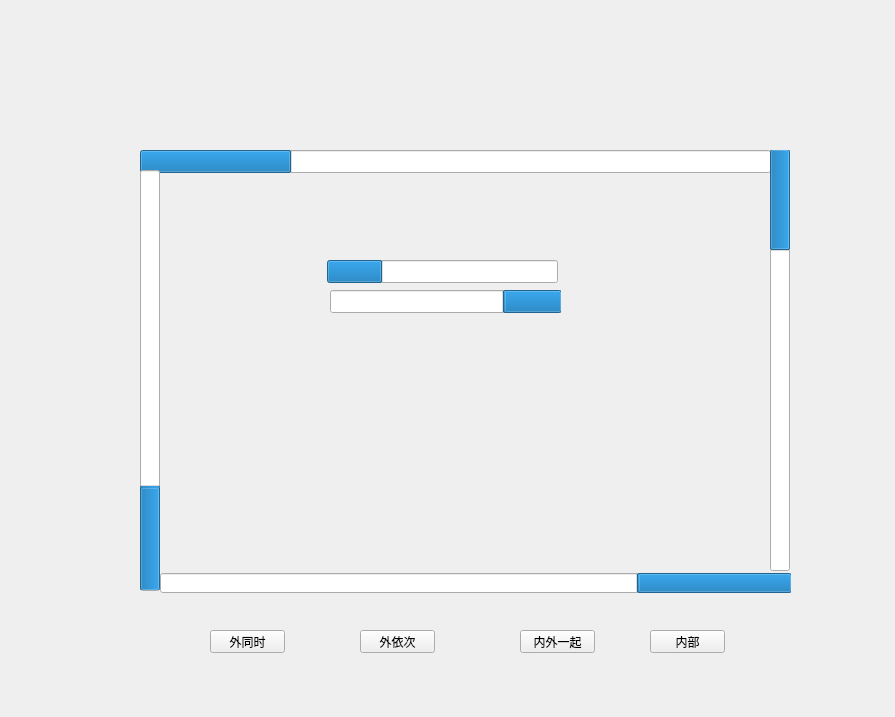
<?xml version="1.0" encoding="UTF-8"?>
<ui version="4.0">
 <class>Form</class>
 <widget class="QWidget" name="Form">
  <property name="geometry">
   <rect>
    <x>0</x>
    <y>0</y>
    <width>895</width>
    <height>717</height>
   </rect>
  </property>
  <property name="windowTitle">
   <string>Form</string>
  </property>
  <widget class="QProgressBar" name="progressBar">
   <property name="geometry">
    <rect>
     <x>160</x>
     <y>573</y>
     <width>631</width>
     <height>20</height>
    </rect>
   </property>
   <property name="value">
    <number>24</number>
   </property>
   <property name="alignment">
    <set>Qt::AlignRight|Qt::AlignTrailing|Qt::AlignVCenter</set>
   </property>
   <property name="textVisible">
    <bool>false</bool>
   </property>
   <property name="invertedAppearance">
    <bool>true</bool>
   </property>
  </widget>
  <widget class="QProgressBar" name="progressBar_2">
   <property name="geometry">
    <rect>
     <x>140</x>
     <y>150</y>
     <width>631</width>
     <height>23</height>
    </rect>
   </property>
   <property name="value">
    <number>24</number>
   </property>
   <property name="textVisible">
    <bool>false</bool>
   </property>
  </widget>
  <widget class="QProgressBar" name="progressBar_3">
   <property name="geometry">
    <rect>
     <x>140</x>
     <y>170</y>
     <width>20</width>
     <height>421</height>
    </rect>
   </property>
   <property name="value">
    <number>24</number>
   </property>
   <property name="orientation">
    <enum>Qt::Vertical</enum>
   </property>
   <property name="invertedAppearance">
    <bool>false</bool>
   </property>
  </widget>
  <widget class="QProgressBar" name="progressBar_4">
   <property name="geometry">
    <rect>
     <x>770</x>
     <y>150</y>
     <width>20</width>
     <height>421</height>
    </rect>
   </property>
   <property name="value">
    <number>24</number>
   </property>
   <property name="textVisible">
    <bool>false</bool>
   </property>
   <property name="orientation">
    <enum>Qt::Vertical</enum>
   </property>
   <property name="invertedAppearance">
    <bool>true</bool>
   </property>
  </widget>
  <widget class="QPushButton" name="pushButton">
   <property name="geometry">
    <rect>
     <x>210</x>
     <y>630</y>
     <width>75</width>
     <height>23</height>
    </rect>
   </property>
   <property name="text">
    <string>外同时</string>
   </property>
  </widget>
  <widget class="QPushButton" name="pushButton_2">
   <property name="geometry">
    <rect>
     <x>360</x>
     <y>630</y>
     <width>75</width>
     <height>23</height>
    </rect>
   </property>
   <property name="text">
    <string>外依次</string>
   </property>
  </widget>
  <widget class="QPushButton" name="pushButton_3">
   <property name="geometry">
    <rect>
     <x>520</x>
     <y>630</y>
     <width>75</width>
     <height>23</height>
    </rect>
   </property>
   <property name="text">
    <string>内外一起</string>
   </property>
  </widget>
  <widget class="QProgressBar" name="progressBar_5">
   <property name="geometry">
    <rect>
     <x>327</x>
     <y>260</y>
     <width>231</width>
     <height>23</height>
    </rect>
   </property>
   <property name="value">
    <number>24</number>
   </property>
   <property name="textVisible">
    <bool>false</bool>
   </property>
  </widget>
  <widget class="QProgressBar" name="progressBar_6">
   <property name="geometry">
    <rect>
     <x>330</x>
     <y>290</y>
     <width>231</width>
     <height>23</height>
    </rect>
   </property>
   <property name="value">
    <number>24</number>
   </property>
   <property name="textVisible">
    <bool>false</bool>
   </property>
   <property name="invertedAppearance">
    <bool>true</bool>
   </property>
  </widget>
  <widget class="QPushButton" name="pushButton_4">
   <property name="geometry">
    <rect>
     <x>650</x>
     <y>630</y>
     <width>75</width>
     <height>23</height>
    </rect>
   </property>
   <property name="text">
    <string>内部</string>
   </property>
  </widget>
 </widget>
 <resources/>
 <connections/>
</ui>
